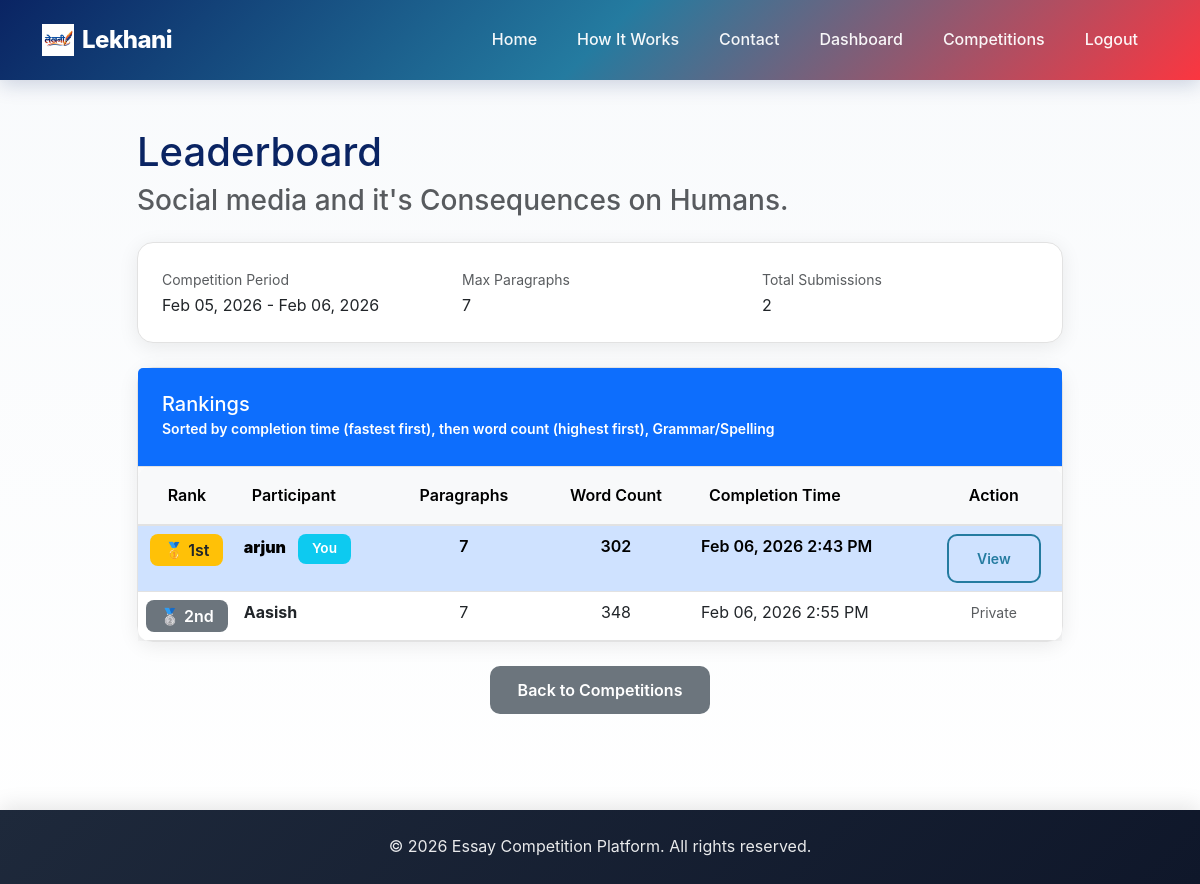
Page /competition/5/leaderboard/ (signed in) on the committed database.
### competition/models.py (models this page shows, shortened)
class Competition(models.Model):
    title = models.CharField(max_length=200)
    description = models.TextField()
    start_date = models.DateTimeField()
    end_date = models.DateTimeField()
    max_paragraphs = models.PositiveIntegerField()
    created_at = models.DateTimeField(auto_now_add=True)
    updated_at = models.DateTimeField(auto_now=True)
    def has_ended(self):
        return timezone.now() > self.end_date
    class Meta:
        ordering = ['-start_date']
        verbose_name = 'Competition'
        verbose_name_plural = 'Competitions'

class Essay(models.Model):
    STATUS_CHOICES = [
        ('in_progress', 'In Progress'),
        ('completed', 'Completed'),
        ('locked', 'Locked'),
    ]
    user = models.ForeignKey(User, on_delete=models.CASCADE, related_name='essays')
    competition = models.ForeignKey(Competition, on_delete=models.CASCADE, related_name='essays')
    status = models.CharField(max_length=15, choices=STATUS_CHOICES, default='in_progress')
    started_at = models.DateTimeField(auto_now_add=True)
    completed_at = models.DateTimeField(null=True, blank=True)
    word_count = models.PositiveIntegerField(default=0)
    grammar_errors = models.PositiveIntegerField(default=0)
    spelling_errors = models.PositiveIntegerField(default=0)
    grammar_score = models.PositiveIntegerField(default=100)
    def current_paragraph_count(self):
        return self.paragraphs.count()
    class Meta:
        ordering = ['-started_at']
        unique_together = ['user', 'competition']
        verbose_name = 'Essay'
        verbose_name_plural = 'Essays'

### competition/views.py (the view)
# urls.py: path('competition/<int:competition_id>/leaderboard/', views.leaderboard, name='leaderboard'),
@login_required
def leaderboard(request, competition_id):
    competition = get_object_or_404(Competition, id=competition_id)
    if not competition.has_ended():
        messages.error(request, 'Leaderboard will be available after the competition ends.')
        return redirect('competition_list')
    essays = Essay.objects.filter(
        competition=competition,
        status__in=['completed', 'locked']
    ).select_related('user').order_by('completed_at', '-word_count')
    context = {
        'competition': competition,
        'essays': essays,
    }
    return render(request, 'leaderboard.html', context)

### competition/templates/leaderboard.html (shortened to what this page needs)
{% extends 'base.html' %}
{% block content %}
<div class="container my-5">
    <div class="row">
        <div class="col-lg-10 mx-auto">
            <h1 class="mb-2">Leaderboard</h1>
            <h3 class="text-muted mb-4">{{ competition.title }}</h3>
            <div class="card mb-4">
                <div class="card-body">
                    <div class="row">
                        <div class="col-md-4">
                            <small class="text-muted">Competition Period</small>
                            <div>
                                {{ competition.start_date|date:"M d, Y" }} -
                                {{ competition.end_date|date:"M d, Y" }}
                            </div>
                        </div>
                        <div class="col-md-4">
                            <small class="text-muted">Max Paragraphs</small>
                            <div>{{ competition.max_paragraphs }}</div>
                        </div>
                        <div class="col-md-4">
                            <small class="text-muted">Total Submissions</small>
                            <div>{{ essays|length }}</div>
                        </div>
                    </div>
                </div>
            </div>
            <div class="card">
                <div class="card-header bg-primary text-white">
                    <h5 class="mb-0">Rankings</h5>
                    <small>
                        Sorted by completion time (fastest first),
                        then word count (highest first), Grammar/Spelling
                    </small>
                </div>
                <div class="card-body p-0">
                    {% if essays %}
                    <div class="table-responsive">
                        <table class="table table-hover mb-0 leaderboard-table">
                            <thead class="table-light">
                                <tr>
                                    <th class="text-center" style="width: 80px;">Rank</th>
                                    <th>Participant</th>
                                    <th class="text-center">Paragraphs</th>
                                    <th class="text-center">Word Count</th>
                                    <th>Completion Time</th>
                                    <th class="text-center">Action</th>
                                </tr>
                            </thead>
                            <tbody>
                                {% for essay in essays %}
                                <tr {% if essay.user == user %}class="table-primary" {% endif %}>
                                    <td class="text-center">
                                        {% if forloop.counter == 1 %}
                                        <span class="badge bg-warning text-dark fs-6">🥇 1st</span>
                                        {% elif forloop.counter == 2 %}
                                        <span class="badge bg-secondary fs-6">🥈 2nd</span>
                                        {% elif forloop.counter == 3 %}
                                        <span class="badge bg-secondary fs-6">🥉 3rd</span>
                                        {% else %}
                                        <span class="badge bg-light text-dark">
                                            {{ forloop.counter }}
                                        </span>
                                        {% endif %}
                                    </td>
                                    <td>
                                        <strong>{{ essay.user.username }}</strong>
                                        {% if essay.user == user %}
                                        <span class="badge bg-info ms-2">You</span>
                                        {% endif %}
                                    </td>
                                    <td class="text-center">
                                        {{ essay.current_paragraph_count }}
                                    </td>
                                    <td class="text-center">
                                        {{ essay.word_count }}
                                    </td>
                                    <td>
                                        {{ essay.completed_at|date:"M d, Y g:i A" }}
                                    </td>
                                    <td class="text-center">
                                        {% if essay.user == user or user.is_staff %}
                                        <a href="{% url 'essay_view' essay.id %}"
                                            class="btn btn-sm btn-outline-primary">
                                            View
                                        </a>
                                        {% else %}
                                        <span class="text-muted small">Private</span>
                                        {% endif %}
                                    </td>
                                </tr>
                                {% endfor %}
                            </tbody>
                        </table>
                    </div>
                    {% else %}
                    <div class="text-center py-5">
                        <p class="text-muted mb-0">
                            No completed essays yet for this competition.
                        </p>
                    </div>
                    {% endif %}
                </div>
            </div>
            <div class="text-center mt-4">
                <a href="{% url 'competition_list' %}" class="btn btn-secondary">
                    Back to Competitions
                </a>
            </div>
        </div>
    </div>
</div>
{% endblock %}

### static/css/style.css (style rules this page uses)
:root { --primary-color: #247BA0; --primary-dark: #1a5f7d; --secondary-color: #FB3640; --accent-color: #0A2463; --success-color: #10b981; --danger-color: #FB3640; --warning-color: #f59e0b; --info-color: #247BA0; --light-bg: #f8fafc; --dark-text: #0A2463; --gray-text: #605F5E; --border-color: #E2E2E2; }
* { margin: 0; padding: 0; box-sizing: border-box; }
body { font-family: 'Inter', -apple-system, BlinkMacSystemFont, 'Segoe UI', Roboto, sans-serif; min-height: 100vh; display: flex; flex-direction: column; background: linear-gradient(to bottom, #f8fafc 0%, #ffffff 100%); color: var(--dark-text); line-height: 1.6; }
.leaderboard-table { background: white; border-radius: 12px; overflow: hidden; box-shadow: 0 4px 20px rgba(0, 0, 0, 0.08); }
.leaderboard-table thead { background: linear-gradient(135deg, #0A2463 0%, #247BA0 100%); color: white; }
.leaderboard-table thead th { border: none; padding: 1rem; font-weight: 600; }
.leaderboard-table tbody tr { transition: all 0.2s ease; border-bottom: 1px solid var(--border-color); }
.leaderboard-table .table-primary { background: linear-gradient(135deg, rgba(10, 36, 99, 0.08) 0%, rgba(36, 123, 160, 0.08) 100%); font-weight: 600; }
.card { border: 1px solid var(--border-color); border-radius: 16px; box-shadow: 0 4px 20px rgba(0, 0, 0, 0.08); transition: all 0.3s ease; }
.card-header { border-bottom: 1px solid var(--border-color); padding: 1.5rem; background: var(--light-bg); font-weight: 600; }
.card-body { padding: 1.5rem; }
.btn { border-radius: 10px; padding: 12px 28px; font-weight: 600; transition: all 0.3s cubic-bezier(0.4, 0, 0.2, 1); border: none; position: relative; overflow: hidden; }
.btn::before { content: ''; position: absolute; top: 50%; left: 50%; width: 0; height: 0; border-radius: 50%; background: rgba(255, 255, 255, 0.2); transform: translate(-50%, -50%); transition: width 0.6s, height 0.6s; }
.btn-outline-primary { border: 2px solid #247BA0; color: #247BA0; background: transparent; }
.badge { padding: 8px 14px; font-weight: 600; border-radius: 8px; font-size: 0.85rem; }
.table { background: white; }
.table thead { background: var(--light-bg); border-bottom: 2px solid var(--border-color); }
.table tbody tr { border-bottom: 1px solid var(--border-color); }

### competition/templates/base.html (style rules this page uses)
html { scroll-behavior: smooth; }

### rows in the picture
Competition: title "Social media and it's Consequences on Humans.", start_date "Feb 05, 2026", end_date "Feb 06, 2026", max_paragraphs "7"
Essay: shows "🥇 1st", user.username "arjun", shows "You", current_paragraph_count "7", word_count "302", completed_at "Feb 06, 2026 2:43 PM", shows "View"
Essay: shows "🥈 2nd", user.username "Aasish", current_paragraph_count "7", word_count "348", completed_at "Feb 06, 2026 2:55 PM", shows "Private"

### other values in the picture
{{ essays|length }} "2"
